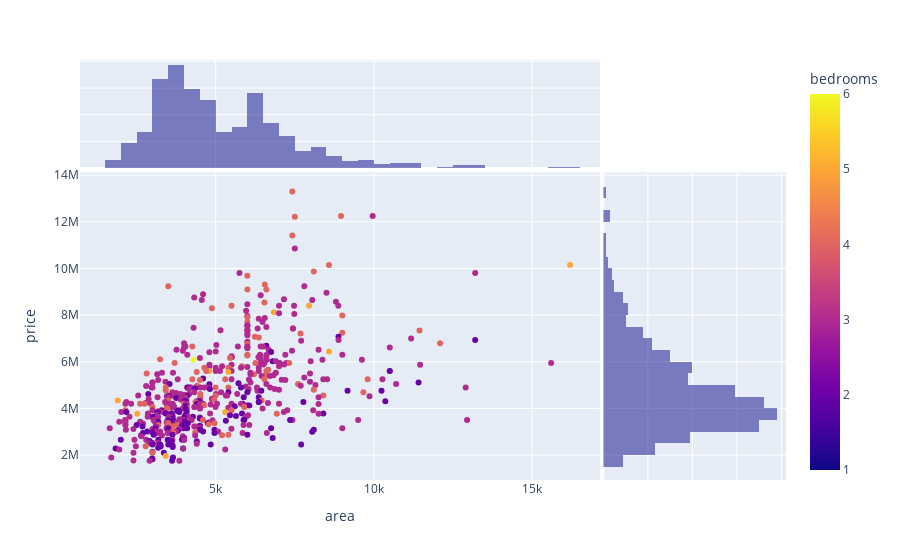

Notebook source saved alongside this figure:
### Code cell
fig = px.scatter(df, x="area", y="price", color="bedrooms" , marginal_x="histogram", marginal_y="histogram")
fig.show()

### Figure 1 — Plotly figure (JSON) as saved in the notebook; plotly's stock layout.template omitted (floating-point values rounded to 4 significant figures; data arrays with more than 128 entries replaced by an {"elided": "..."} marker saying what was removed)
{"data": [{"hovertemplate": "area=%{x}<br>price=%{y}<br>bedrooms=%{marker.color}<extra></extra>", "legendgroup": "", "marker": {"color": {"elided": "545 int values"}, "coloraxis": "coloraxis", "symbol": "circle"}, "mode": "markers", "name": "", "orientation": "v", "showlegend": false, "type": "scatter", "x": {"elided": "545 int values"}, "xaxis": "x", "y": {"elided": "545 int values"}, "yaxis": "y"}, {"alignmentgroup": "True", "bingroup": "x", "hovertemplate": "area=%{x}<br>count=%{y}<extra></extra>", "legendgroup": "", "marker": {"color": "#0d0887"}, "name": "", "offsetgroup": "", "opacity": 0.5, "showlegend": false, "type": "histogram", "x": {"elided": "545 int values"}, "xaxis": "x3", "yaxis": "y3"}, {"alignmentgroup": "True", "bingroup": "y", "hovertemplate": "price=%{y}<br>count=%{x}<extra></extra>", "legendgroup": "", "marker": {"color": "#0d0887"}, "name": "", "offsetgroup": "", "opacity": 0.5, "showlegend": false, "type": "histogram", "xaxis": "x2", "y": {"elided": "545 int values"}, "yaxis": "y2"}], "layout": {"barmode": "overlay", "coloraxis": {"colorbar": {"title": {"text": "bedrooms"}}, "colorscale": [[0, "#0d0887"], [0.1111, "#46039f"], [0.2222, "#7201a8"], [0.3333, "#9c179e"], [0.4444, "#bd3786"], [0.5556, "#d8576b"], [0.6667, "#ed7953"], [0.7778, "#fb9f3a"], [0.8889, "#fdca26"], [1, "#f0f921"]]}, "legend": {"tracegroupgap": 0}, "margin": {"t": 60}, "xaxis": {"anchor": "y", "domain": [0, 0.7363], "title": {"text": "area"}}, "xaxis2": {"anchor": "y2", "domain": [0.7413, 1], "matches": "x2", "showgrid": true, "showline": false, "showticklabels": false, "ticks": ""}, "xaxis3": {"anchor": "y3", "domain": [0, 0.7363], "matches": "x", "showgrid": true, "showticklabels": false}, "xaxis4": {"anchor": "y4", "domain": [0.7413, 1], "matches": "x2", "showgrid": true, "showline": false, "showticklabels": false, "ticks": ""}, "yaxis": {"anchor": "x", "domain": [0, 0.7326], "title": {"text": "price"}}, "yaxis2": {"anchor": "x2", "domain": [0, 0.7326], "matches": "y", "showgrid": true, "showticklabels": false}, "yaxis3": {"anchor": "x3", "domain": [0.7426, 1], "matches": "y3", "showgrid": true, "showline": false, "showticklabels": false, "ticks": ""}, "yaxis4": {"anchor": "x4", "domain": [0.7426, 1], "matches": "y3", "showgrid": true, "showline": false, "showticklabels": false, "ticks": ""}}}
